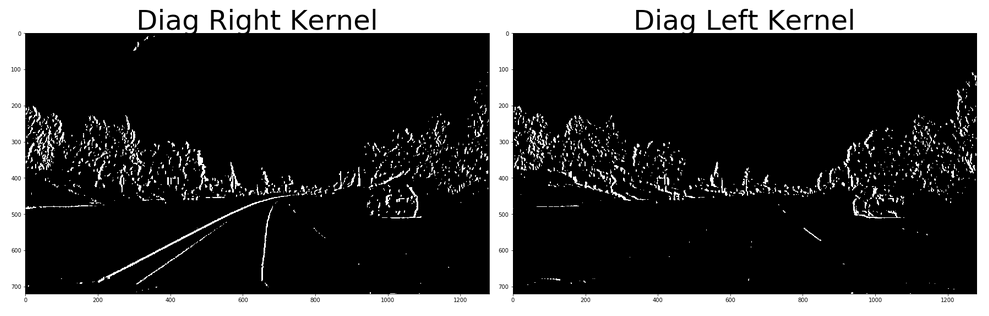
#> input picture examples/custom_kernel.png, 989 x 316 px; its folder holds only this picture in this run
$ python -i image_process.py   (imports and definitions only)
#> lines starting #> are read from the running program, lines starting #| are printed output that depends on the picture; after the words box and inside, x2 and y2 are one past the last pixel; in counts of white or black regions, pixels touching at a corner belong together
#> further down, picture is the input picture: shape (316, 989, 3); min 0, max 255, mean 60.8
'''
functions to do image color processing to find threshold to
extract lane lines
'''
import math
import glob
import cv2
import numpy as np
import matplotlib.pyplot as plt
import matplotlib.image as mpimg

def thresh_mask(img, thresh, val=0.1):
    flt_img = np.zeros_like(img, dtype=float)
    flt_img[(img > thresh[0]) & (img <= thresh[1])] = val
    return flt_img


def combine_masks(S, U, V, R, G, B, DR, DL, thresh=0.1):
    '''
    combine some masks
    '''
    combined = np.zeros_like(S, dtype=np.uint8)
    combined[(S + U + R + G + B + DR + DL) > thresh] = 1
    return combined


def diag_masks(img):
    '''
    apply custom conv kernels to detect left and right diagonal lines
    '''
    # construct the Sobel x-axis kernel - diagonal right
    sobelDR = np.array((
        [-1, -1, 0, 0, 1],
        [-2, -1, 0, 0, 2],
        [-2, -1, 0, 0, 2],
        [-1, 0, 0, 0, 2],
        [-1, 0, 0, 1, 1]), dtype="int")

    sobelDL = np.fliplr(sobelDR)

    gray = cv2.cvtColor(img, cv2.COLOR_BGR2GRAY)
    diagR = cv2.filter2D(gray, -1, sobelDR)
    diagL = cv2.filter2D(gray, -1, sobelDL)

    thresh = (50, 255)
    diagRth = thresh_mask(diagR, thresh, val=0.05)

    thresh = (50, 255)
    diagLth = thresh_mask(diagL, thresh, val=0.05)

    return diagRth, diagLth


def color_thresold_challenge(img):
    '''
    --tuned to values of the challenge video.. still not working well.
    take an BGR image
    splits the image into RGB, HLS, and YUV color spaces
    then applies custom thresholding to get certain parts of image
    then combines the masks into a single mask which we feel is most
    likely to contain lane lines
    '''
    hls = cv2.cvtColor(img, cv2.COLOR_BGR2HLS)
#> hls: shape (316, 989, 3); mean of channels 0, 1, 2 0, 60.8, 0
    H, L, S = cv2.split(hls)
#> H: shape (316, 989); every value is 0

    thresh = (80, 255)
    S = thresh_mask(S, thresh)
#> S: shape (316, 989) float64; every value is 0

    rgb = cv2.cvtColor(img,cv2.COLOR_BGR2RGB)
    R, G, B = cv2.split(rgb)

    thresh = (165, 255)
    R = thresh_mask(R, thresh)
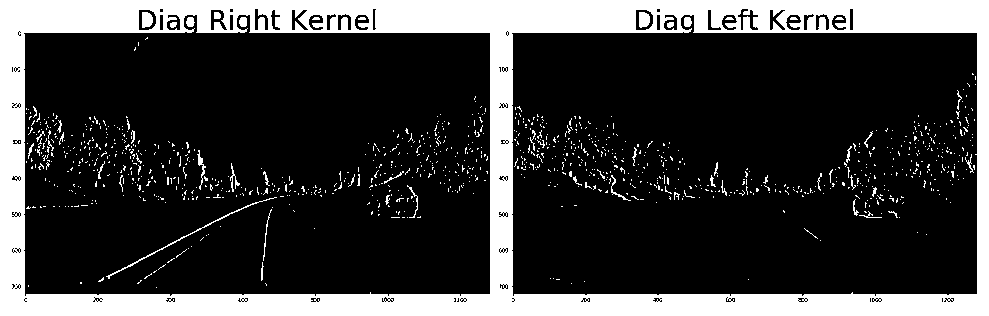
#> R: shape (316, 989) float64; values 0 (black) and 0.1 (white), 22.9% white; 1056 white regions (1003 under 20 px), largest, box (x1, y1, x2, y2) and area: (0, 0, 989, 316) 65730, (106, 197, 277, 279) 298, (639, 12, 650, 28) 150

    thresh = (165, 255)
    G = thresh_mask(G, thresh)

    thresh = (165, 255)
    B = thresh_mask(B, thresh)

    yuv = cv2.cvtColor(img,cv2.COLOR_BGR2YUV)
#> yuv: shape (316, 989, 3); mean of channels 0, 1, 2 60.8, 128, 128
    Y, U, V = cv2.split(yuv)
#> U: shape (316, 989); every value is 128

    thresh = (50, 100)
    U = thresh_mask(U, thresh)

    thresh = (150, 255)
    V = thresh_mask(V, thresh)

    DR, DL = diag_masks(img)
#> in diag_masks, `diagR = cv2.filter2D(gray, -1, sobelDR)`:
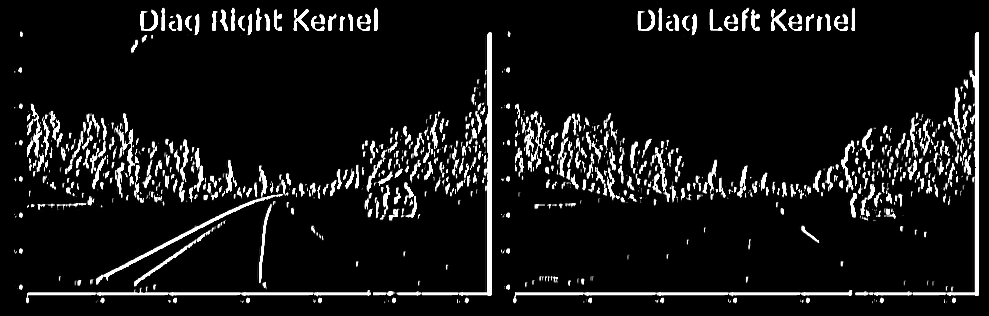
#> diagR: shape (316, 989); min 0, max 255, mean 21.4
#> in diag_masks, `diagL = cv2.filter2D(gray, -1, sobelDL)`:
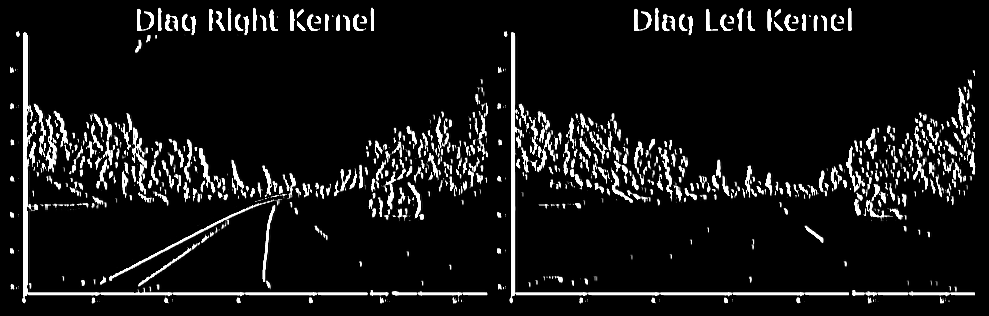
#> diagL: shape (316, 989); min 0, max 255, mean 21.2
#> in diag_masks, `diagRth = thresh_mask(diagR, thresh, val=0.05)`:
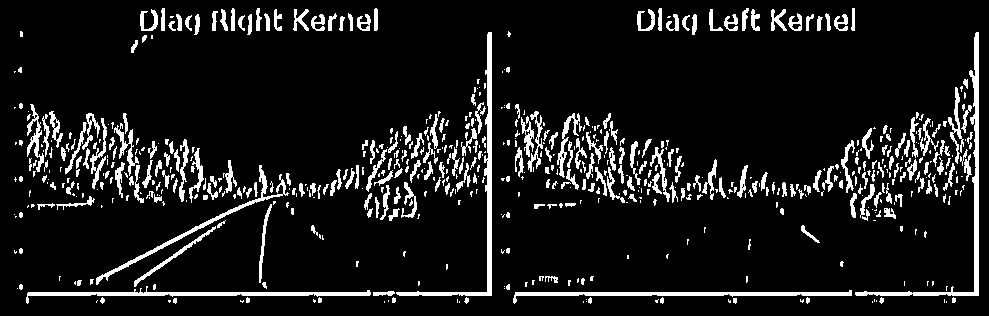
#> diagRth: shape (316, 989) float64; values 0 (black) and 0.05 (white), 9.7% white; 639 white regions (350 under 20 px), largest, box (x1, y1, x2, y2) and area: (855, 32, 979, 296) 1808, (396, 32, 492, 296) 1726, (26, 286, 371, 304) 1391
#> in diag_masks, `diagLth = thresh_mask(diagL, thresh, val=0.05)`:
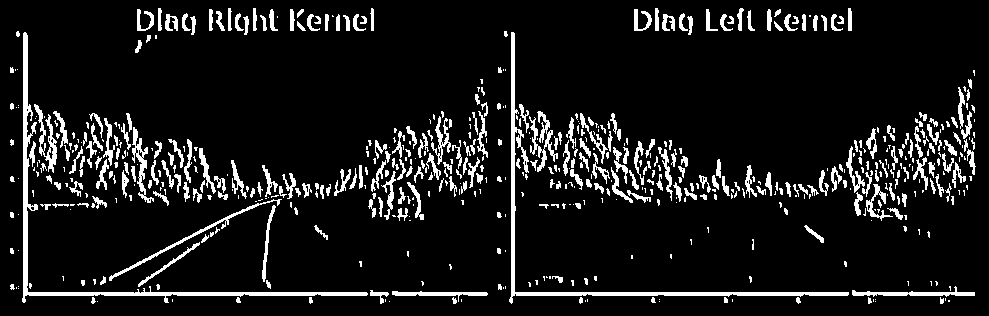
#> diagLth: shape (316, 989) float64; values 0 (black) and 0.05 (white), 9.6% white; 608 white regions (311 under 20 px), largest, box (x1, y1, x2, y2) and area: (22, 32, 368, 303) 2828, (509, 32, 849, 304) 2582, (109, 199, 282, 281) 586

    return combine_masks(S, U, V, R, G, B, DL, DR)


# [149 lines left out: functions color_thresold, make_mask, apply_mask, perspective_reverse, undist_thresh_rev_proj, not called in this run]

>>> import cv2
>>> picture = cv2.imread('examples/custom_kernel.png')
>>> result = color_thresold_challenge(picture)

$ run again, on examples/histogram_walk.png
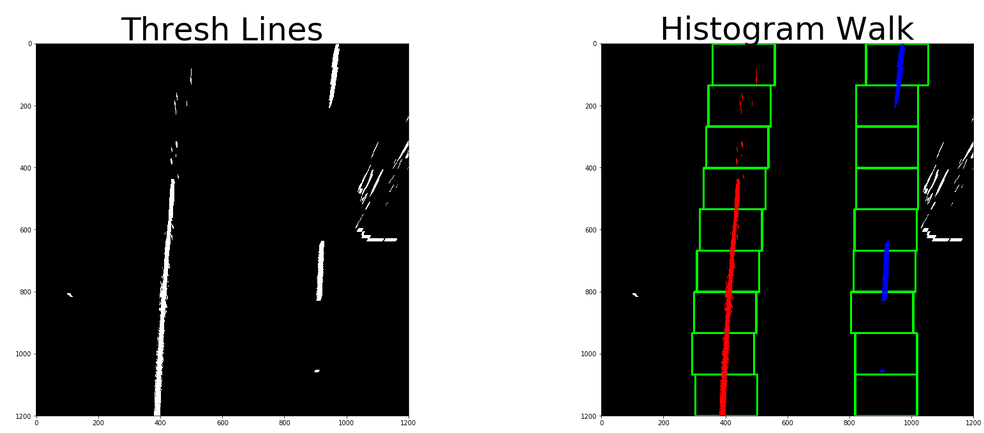
#> input picture examples/histogram_walk.png, 984 x 433 px
#> picture is the input picture: shape (433, 984, 3); mean B, G, R 88.6, 91.5, 89
#> hls: shape (433, 984, 3); mean of channels 0, 1, 2 2, 90.4, 9.2
#> in color_thresold_challenge, `R = thresh_mask(R, thresh)`:
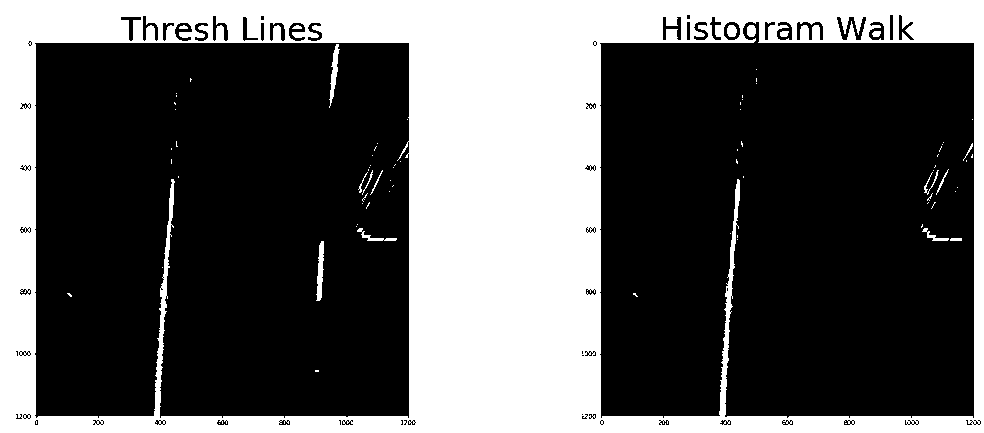
#> R: shape (433, 984) float64; values 0 (black) and 0.1 (white), 34.6% white; 80 white regions (62 under 20 px), largest, box (x1, y1, x2, y2) and area: (0, 0, 984, 433) 145643, (316, 241, 324, 301) 295, (329, 44, 340, 108) 273
#> yuv: shape (433, 984, 3); mean of channels 0, 1, 2 90.4, 127.1, 126.7
#> diagRth: shape (433, 984) float64; values 0 (black) and 0.05 (white), 5.7% white; 170 white regions (54 under 20 px), largest, box (x1, y1, x2, y2) and area: (760, 44, 928, 419) 3340, (161, 42, 411, 419) 3009, (920, 42, 976, 419) 2224
#> diagLth: shape (433, 984) float64; values 0 (black) and 0.05 (white), 5.5% white; 153 white regions (41 under 20 px), largest, box (x1, y1, x2, y2) and area: (158, 177, 408, 419) 2261, (598, 42, 693, 427) 2252, (33, 42, 152, 427) 2006
#> in color_thresold_challenge, `return combine_masks(S, U, V, R, G, B, DL, DR)`:
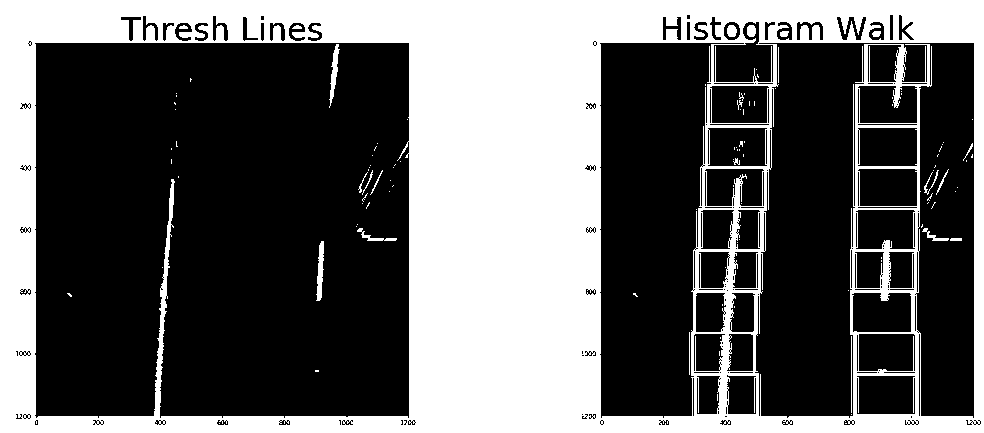
#> returned value: shape (433, 984); values 0 (black) and 1 (white), 37.5% white; 108 white regions (85 under 20 px), largest, box (x1, y1, x2, y2) and area: (0, 0, 984, 433) 157818, (316, 241, 324, 301) 295, (329, 44, 340, 108) 273

$ run again, on examples/hls.png
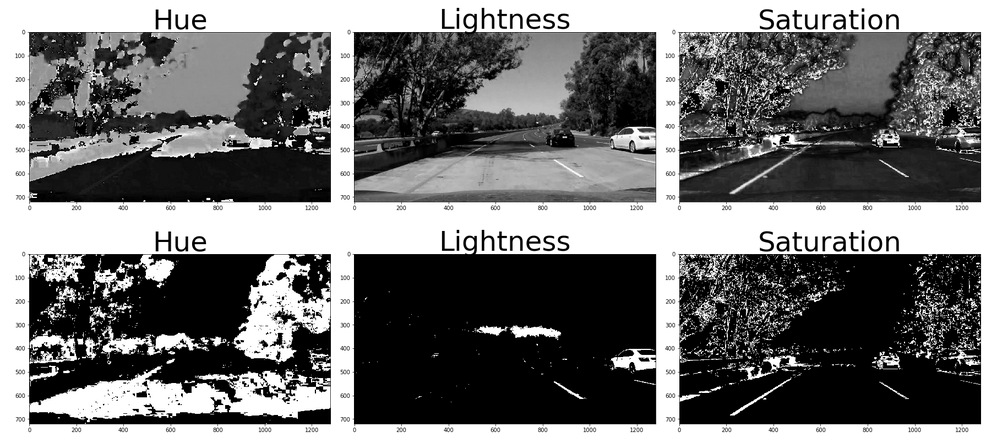
#> input picture examples/hls.png, 997 x 445 px
#> picture is the input picture: shape (445, 997, 3); min 0, max 255, mean 116.7
#> hls: shape (445, 997, 3); mean of channels 0, 1, 2 0, 116.7, 0
#> H: shape (445, 997); every value is 0
#> S: shape (445, 997) float64; every value is 0
#> in color_thresold_challenge, `R = thresh_mask(R, thresh)`:
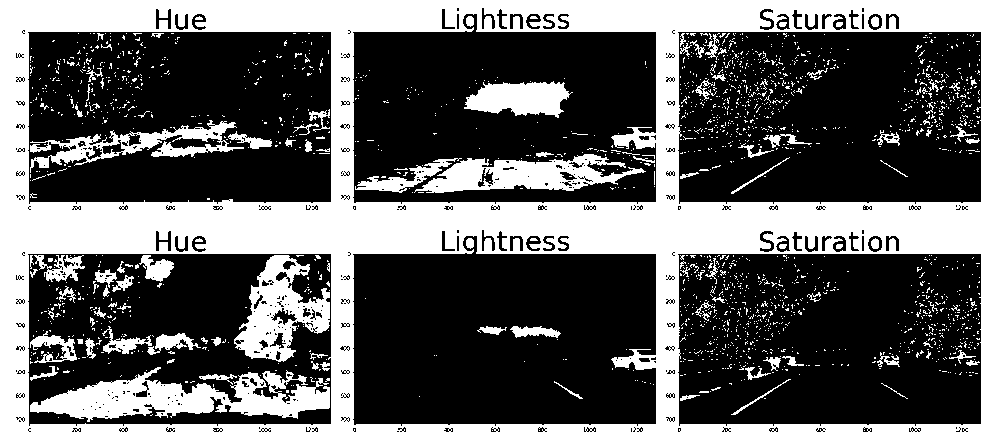
#> R: shape (445, 997) float64; values 0 (black) and 0.1 (white), 38.1% white; 1988 white regions (1877 under 20 px), largest, box (x1, y1, x2, y2) and area: (0, 0, 997, 445) 130053, (30, 367, 330, 422) 8036, (234, 255, 330, 362) 4801
#> yuv: shape (445, 997, 3); mean of channels 0, 1, 2 116.7, 128, 128
#> U: shape (445, 997); every value is 128
#> diagRth: shape (445, 997) float64; values 0 (black) and 0.05 (white), 15.8% white; 1613 white regions (1030 under 20 px), largest, box (x1, y1, x2, y2) and area: (679, 253, 983, 433) 2244, (30, 253, 333, 434) 2232, (355, 253, 658, 434) 1926
#> in diag_masks, `diagLth = thresh_mask(diagL, thresh, val=0.05)`:
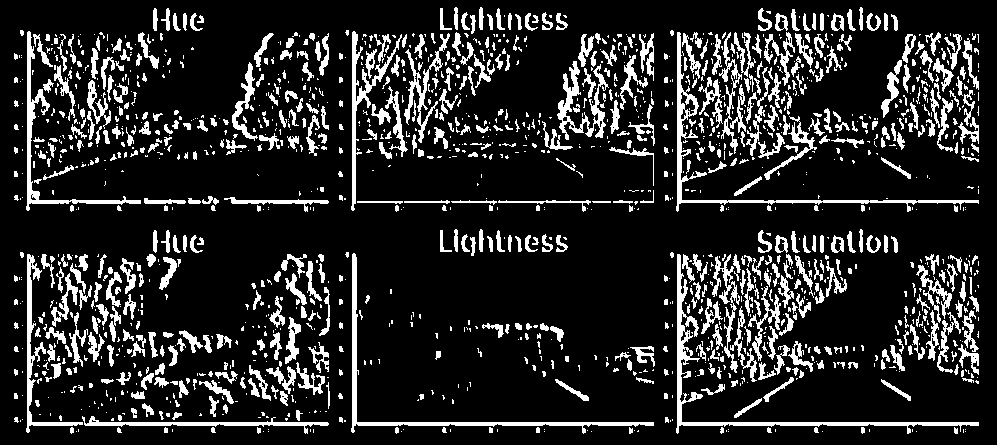
#> diagLth: shape (445, 997) float64; values 0 (black) and 0.05 (white), 15.6% white; 1647 white regions (1020 under 20 px), largest, box (x1, y1, x2, y2) and area: (676, 254, 979, 434) 2563, (676, 32, 979, 212) 2166, (351, 253, 654, 434) 2041
